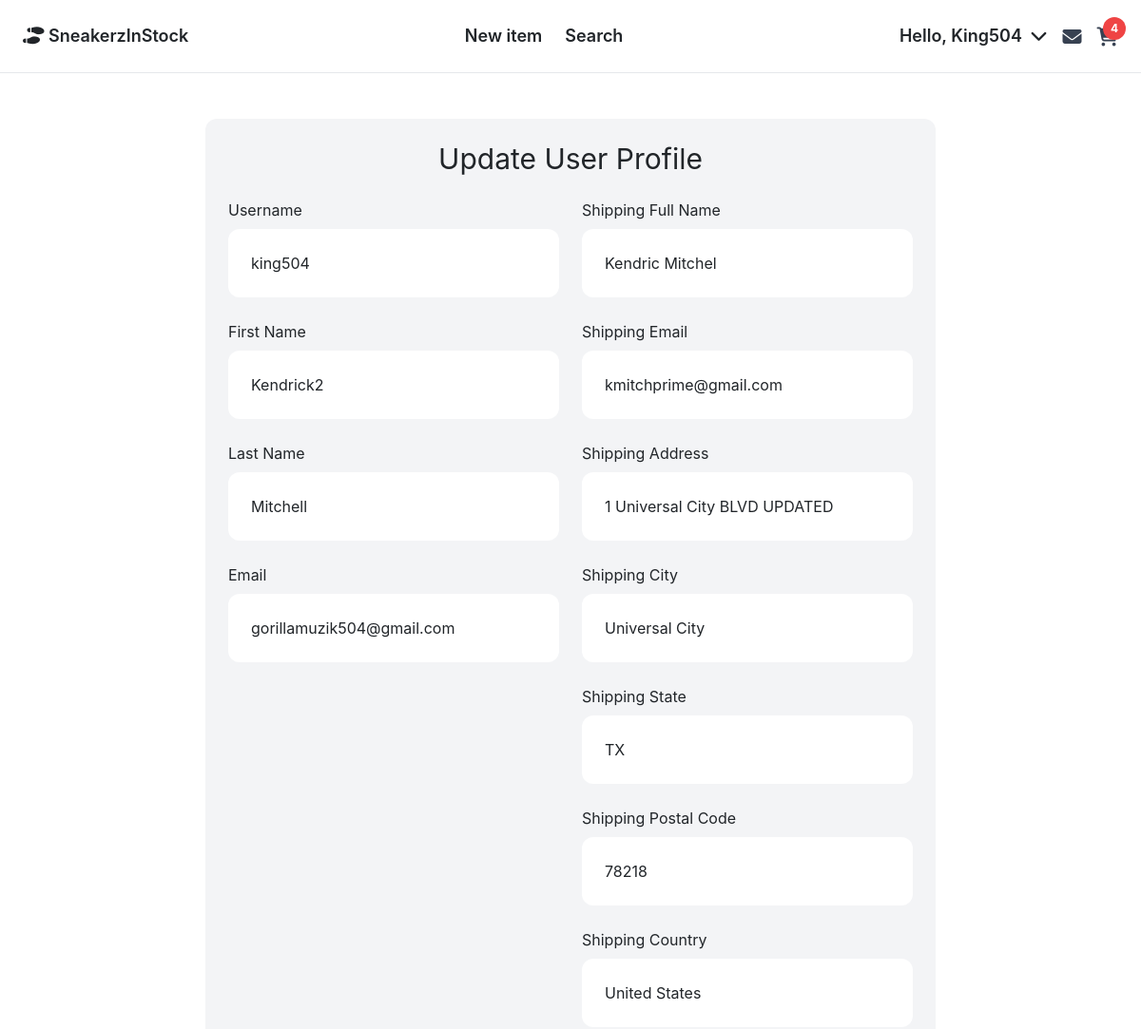
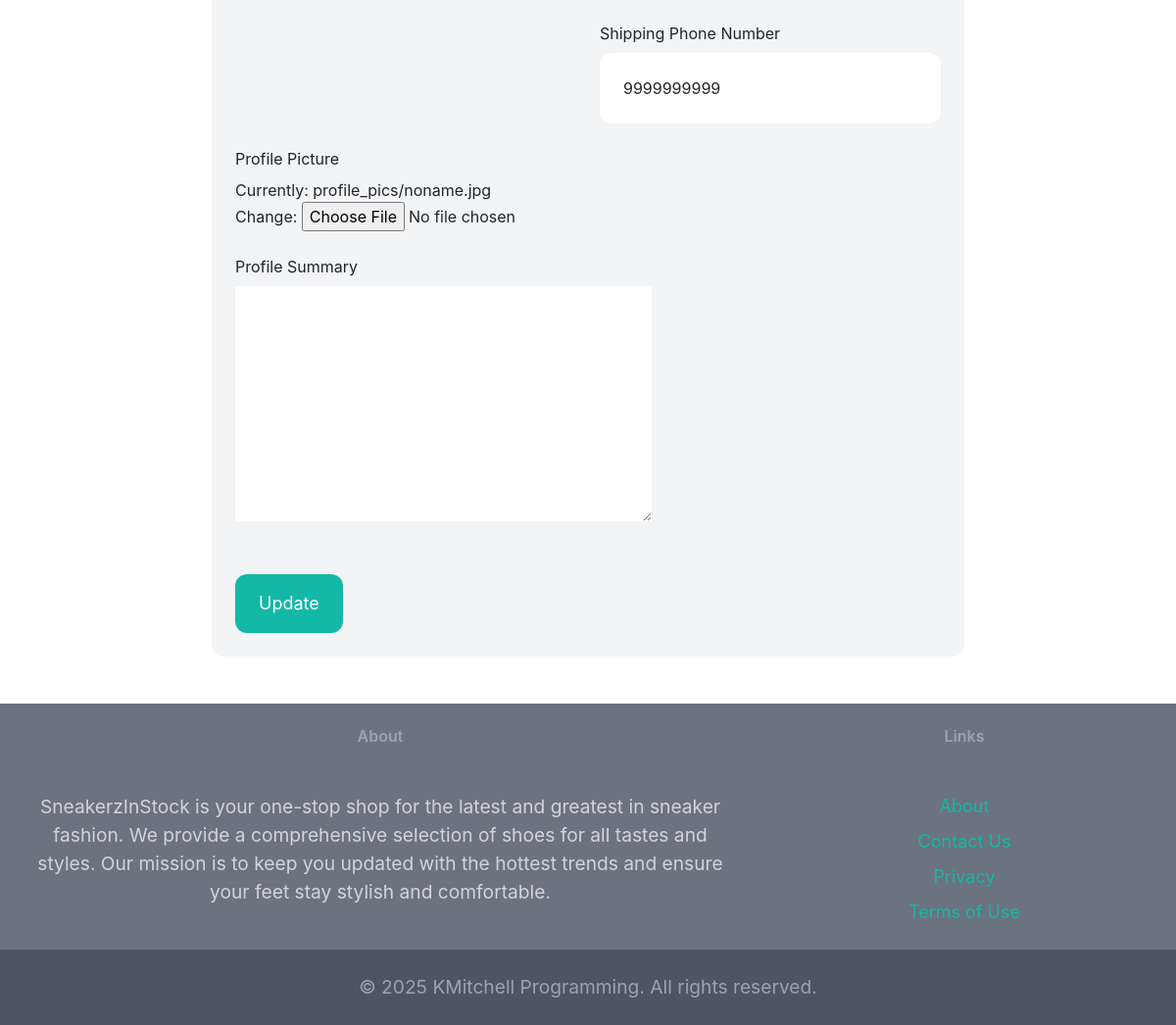
Page /update_user/ (signed in) on the committed database (2 pictures, top to bottom).
### payment/models.py (models this page shows, shortened)
class ShippingAddress(models.Model):
    user = models.ForeignKey(User, on_delete=models.CASCADE, null=True, blank=True)
    shipping_full_name = models.CharField(max_length=255)
    shipping_email = models.EmailField(max_length=255)
    shipping_address = models.CharField(max_length=255)
    shipping_city = models.CharField(max_length=255)
    shipping_state = models.CharField(max_length=255)
    shipping_zip_code = models.CharField(max_length=10)
    shipping_phone_number = models.CharField(max_length=20, null=True, blank=True)
    shipping_country = models.CharField(max_length=255)
    class Meta:
        verbose_name_plural = 'Shipping Address'

### core/models.py (models this page shows, shortened)
class UserProfile(models.Model):
    user = models.OneToOneField(User, on_delete=models.CASCADE)
    image = models.ImageField(upload_to='profile_pics', default='default.jpg')
    summary = models.TextField(max_length=500, blank=True)

### core/views.py (the view, shortened to what this page needs)
# urls.py: path('update_user/', views.update_user, name='update_user'),
@login_required
def update_user(request):
    if request.user.is_authenticated:
        current_user = User.objects.get(id=request.user.id)
        UserProfile.objects.get_or_create(user=current_user)
        conversations = Conversation.objects.filter(members__in=[request.user.id])
        conversation_count = conversations.count()
        shipping_user, created = ShippingAddress.objects.get_or_create(user=current_user)
        user_form = EditProfileForm(request.POST or None, instance=current_user)
        profile_form = UserProfileForm(request.POST, request.FILES, instance=current_user.userprofile)
        shipping_form = ShippingAddressForm(request.POST or None, instance=shipping_user)
        cart, created = Cart.objects.get_or_create(user=request.user)
        cart_items = cart.items.all()
        cart_item_count = sum(item.quantity for item in cart_items)
        return render(request, "core/update_user.html", {
            'user_form': user_form,
            'profile_form': profile_form,
            'shipping_form': shipping_form,
            'conversation_count': conversation_count,
            'cart_item_count': cart_item_count,
        })
    else:
        messages.error(request, "You must be logged in to access that page!")
        return redirect('home')

### core/forms.py
class EditProfileForm(UserChangeForm):
    class Meta:
        model = User
        fields = ('username', 'first_name', 'last_name', 'email')
    username = forms.CharField(widget=forms.TextInput(attrs={
        'placeholder': 'Your new username',
        'class': 'w-full py-4 px-6 rounded-xl',
        }))
    first_name = forms.CharField(widget=forms.TextInput(attrs={
        'placeholder': 'Your new first name',
        'class': 'w-full py-4 px-6 rounded-xl',
        }))
    last_name = forms.CharField(widget=forms.TextInput(attrs={
        'placeholder': 'Your new last name',
        'class': 'w-full py-4 px-6 rounded-xl',
        }))
    email = forms.CharField(widget=forms.EmailInput(attrs={
        'placeholder': 'Your new email address',
        'class': 'w-full py-4 px-6 rounded-xl',
        }))

class UserProfileForm(forms.ModelForm):
    class Meta:
        model = UserProfile
        fields = ['image', 'summary']

### core/templates/core/update_user.html (shortened to what this page needs)
{% extends 'core/base.html' %}
{% block content %}
    <div class="p-6 w-full md:w-2/3 my-6 mx-auto bg-gray-100 rounded-xl">
        <h1 class="mb-6 text-3xl text-center md:text-left">Update User Profile</h1>
        <form action="{% url 'core:update_user' %}" method="post" enctype="multipart/form-data">
            <div class="flex flex-col md:flex-row gap-6">
                <div class="w-full md:w-1/2">
                    <div class="mb-4">
                        <label class="inline-block mb-2">Username</label><br>
                        {{ user_form.username }}
                    </div>
                    <div class="mb-4">
                        <label class="inline-block mb-2">First Name</label><br>
                        {{ user_form.first_name }}
                    </div>
                    <div class="mb-4">
                        <label class="inline-block mb-2">Last Name</label><br>
                        {{ user_form.last_name }}
                    </div>
                    <div class="mb-4">
                        <label class="inline-block mb-2">Email</label><br>
                        {{ user_form.email }}
                    </div>
                </div>
                <div class="w-full md:w-1/2">
                    <div class="mb-4">
                        <label class="inline-block mb-2">Shipping Full Name</label><br>
                        {{ shipping_form.shipping_full_name }}
                    </div>
                    <div class="mb-4">
                        <label class="inline-block mb-2">Shipping Email</label><br>
                        {{ shipping_form.shipping_email }}
                    </div>
                    <div class="mb-4">
                        <label class="inline-block mb-2">Shipping Address</label><br>
                        {{ shipping_form.shipping_address }}
                    </div>
                    <div class="mb-4">
                        <label class="inline-block mb-2">Shipping City</label><br>
                        {{ shipping_form.shipping_city }}
                    </div>
                    <div class="mb-4">
                        <label class="inline-block mb-2">Shipping State</label><br>
                        {{ shipping_form.shipping_state }}
                    </div>
                    <div class="mb-4">
                        <label class="inline-block mb-2">Shipping Postal Code</label><br>
                        {{ shipping_form.shipping_zip_code }}
                    </div>
                    <div class="mb-4">
                        <label class="inline-block mb-2">Shipping Country</label><br>
                        {{ shipping_form.shipping_country }}
                    </div>
                    <div class="mb-4">
                        <label class="inline-block mb-2">Shipping Phone Number</label><br>
                        {{ shipping_form.shipping_phone_number }}
                    </div>
                </div>
            </div>
            <div class="mb-4">
                <label class="inline-block mb-2">Profile Picture</label><br>
                {{ profile_form.image }}
            </div>
            <div class="mb-4">
                <label class="inline-block mb-2">Profile Summary</label><br>
                {{ profile_form.summary }}
            </div>
            <button class="mt-6 py-3 px-6 w-full md:w-auto text-lg bg-teal-500 text-white hover:bg-teal-700 rounded-xl">Update</button>
        </form>
    </div>
{% endblock %}

### core/templates/core/navbar.html (shortened to what this page needs)
<div class="navbar-container relative z-10">
    <nav class="py-4 px-4 flex justify-between items-center border-b border-gray-200 bg-white">
        <a href="{% url 'core:index' %}" class="text-lg font-semibold"><i class="fa-solid fa-shoe-prints"></i> SneakerzInStock</a>
        <div class="hidden md:flex space-x-6 items-center">
            {% if 'items/new' in request.path %}
                <a href="{% url 'core:index' %}" class="text-lg font-semibold hover:text-gray-500">Home</a>
            {% else %}
                <a href="{% url 'item:new' %}" class="text-lg font-semibold hover:text-gray-500">New item</a>
            {% endif %}
            <a href="{% url 'item:items' %}" class="text-lg font-semibold hover:text-gray-500">Search</a>
        </div>
        <div class="flex items-center space-x-4 relative">
            {% if request.user.is_authenticated %}
                <div class="hidden md:flex relative">
                    <button id="user-menu-button" class="text-lg font-semibold hover:text-gray-500 focus:outline-none">
                        Hello, {{ request.user.username| capfirst }}
                        <i class="fa-solid fa-chevron-down ml-1"></i>
                    </button>
                </div>
                <a href="{% url 'conversations:inbox' %}" class="relative md:block">
                    <i class="fa-solid fa-envelope fa-lg text-gray-700"></i>
                </a>
                <a href="{% url 'cart:view_cart' %}" class="relative md:block">
                    {% if cart_item_count > 0 %}
                        <span class="absolute -top-2 -right-2 inline-flex items-center justify-center w-6 h-6 bg-red-500 text-white text-xs font-bold rounded-full">{{ cart_item_count }}</span>
                    {% endif %}
                </a>
            {% endif %}
        </div>
    </nav>
</div>

### static/css/style.css (style rules this page uses)
html, body { height: 100%; margin: 0; }
body { padding-top: 0px; }

### rows in the picture
ShippingAddress: shipping_full_name "Kendric Mitchel", shipping_email "kmitchprime@gmail.com", shipping_address "1 Universal City BLVD UPDATED", shipping_city "Universal City", shipping_state "TX", shipping_zip_code "78218", shipping_country "United States", shipping_phone_number "9999999999"

### other values in the picture
{{ request.user.username| capfirst }} "King504"
{{ cart_item_count }} "4"
